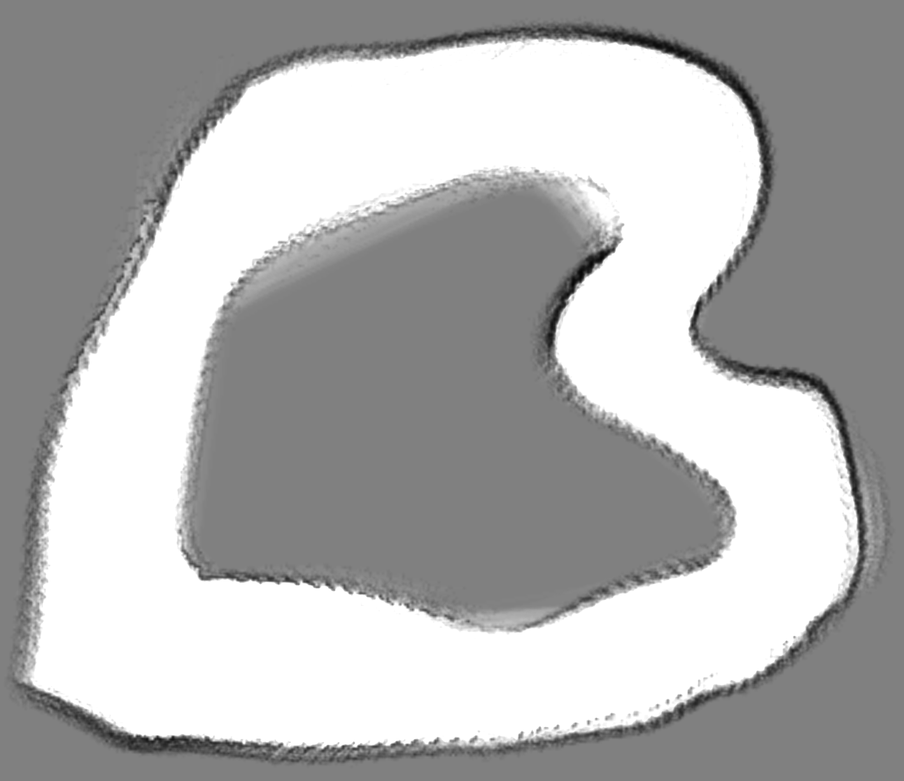
#> input picture maps/map_2025-07-03_15-58-31/map_output.pgm, 904 x 781 px, shrunk from 1420 x 1226 before the run, found by its file name
$ python extract_centerline_v0.py
#> lines starting #> are read from the running program, lines starting #| are printed output that depends on the picture; after the words box and inside, x2 and y2 are one past the last pixel; in counts of white or black regions, pixels touching at a corner belong together
import cv2
import yaml
import numpy as np
import matplotlib.pyplot as plt
from skimage.morphology import skeletonize
from skimage.util import invert

# === CONFIGURAÇÕES ===
map_pgm_path = "./maps/map_2025-07-03_15-58-31/map_output.pgm"
map_yaml_path = "./maps/map_2025-07-03_15-58-31/map_output.yaml"

# === FUNÇÃO: Carrega o mapa e parâmetros ===
def load_map(map_pgm_path, map_yaml_path):

    print(f"[INFO] Carregando mapa de {map_pgm_path} e metadados de {map_yaml_path}")

    with open(map_yaml_path, 'r') as f:
        map_metadata = yaml.safe_load(f)
    resolution = map_metadata['resolution']
    origin = map_metadata['origin']  # [x, y, theta]

    map_img = cv2.imread(map_pgm_path, cv2.IMREAD_GRAYSCALE)
#> map_img is the input picture: shape (781, 904); min 6, max 255, mean 177.7
    if map_img is None:
        raise FileNotFoundError(f"Could not load image at path: {map_pgm_path}")
    _, binary = cv2.threshold(map_img, 250, 255, cv2.THRESH_BINARY)
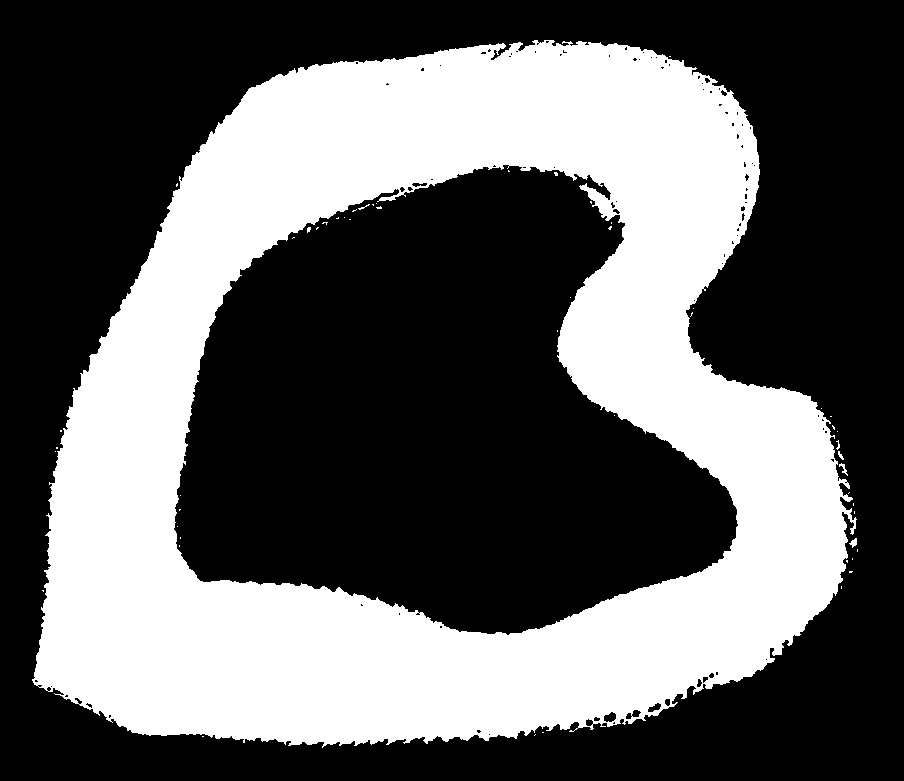
#> binary: shape (781, 904); 38% white; 53 white regions (49 under 20 px)

    # === Mostrar imagem com escala em metros ===
    height, width = map_img.shape
#> height = 781; width = 904
    extent = [
        origin[0],                    # min x (esq)
        origin[0] + width * resolution,  # max x (dir)
        origin[1],                    # min y (baixo)
        origin[1] + height * resolution  # max y (cima)
    ]
#> extent = [-2.61, 1.91, -2.05, 1.85]

    plt.figure(figsize=(10, 10))
    plt.imshow(map_img, cmap='gray', origin='lower', extent=extent)
    plt.xlabel("X (m)")
    plt.ylabel("Y (m)")
    plt.title("Mapa SLAM com escala real")
    plt.grid(True)
    plt.axis("equal")
    plt.show()

    return binary, resolution, origin

# === FUNÇÃO: Extrai skeleton (centerline) ===
def extract_centerline(binary_map):
    kernel = cv2.getStructuringElement(cv2.MORPH_ELLIPSE, (3,3))
    eroded = cv2.erode(binary_map, kernel)

    skeleton = skeletonize(invert(eroded // 255))  # Boolean
    return skeleton

# === FUNÇÃO: Extrai contornos (bordas) ===
def extract_boundaries(binary_map):
    contours, _ = cv2.findContours(binary_map, cv2.RETR_EXTERNAL, cv2.CHAIN_APPROX_SIMPLE)
    plt.figure(figsize=(10, 10))
    plt.imshow(binary_map, cmap='gray', origin='upper')  # origin 'upper' = pixel (0,0) no topo-esquerdo

    for contour in contours:
        contour = contour.reshape(-1, 2)  # (x, y) em pixels
        xs, ys = contour[:, 0], contour[:, 1]
        plt.plot(xs, ys, color='red', linewidth=1)

    plt.title("Contornos da pista (em pixels)")
    plt.xlabel("Coluna (pixel)")
    plt.ylabel("Linha (pixel)")
    plt.axis("equal")
    plt.grid(True)
    plt.show()
    return contours

# === FUNÇÃO: Converte coordenadas (px → mundo) ===
def pixel_to_world(i, j, resolution, origin):
    x = origin[0] + j * resolution
    y = origin[1] + i * resolution
    return (x, y)

# === MAIN ===
binary_map, resolution, origin = load_map(map_pgm_path, map_yaml_path)
#> resolution = 0.005; origin = [-2.61, -2.05, 0]


# Boundaries
contours = extract_boundaries(binary_map)  # Invert: obstáculos a branco
#> in extract_boundaries, `contours, _ = cv2.findContours(binary_map, cv2.RETR_EXTERNAL, cv2.CHAI..`: contours = 28 contours, 25 with area under 20; largest, box (x1, y1, x2, y2) and area: (32, 40, 857, 748) 443942, (849, 538, 857, 548) 32, (839, 463, 848, 476) 22
#> the loop in extract_boundaries, `for contour in contours:` made 28 passes
#> (contour, xs, ys) on passes 1 to 7: ([[202, 736], [203, 736]], [202, 203], [736, 736]), ([[535, 734], [534, 735]], [535, 534], [734, 735]), ([[542, 732], [543, 732]], [542, 543], [732, 732]), ([[42, 590], [43, 591], [43, 590]], [42, 43, 43], [590, 591, 590]), ([[841, 586], [841, 588]], [841, 841], [586, 588]), ([[849, 571], [849, 572], [851, 572], [852, 571]], [849, 849, 851, 852], [571, 572, 572, 571]), ([[846, 560], [846, 561], [847, 562], [847, 560]], [846, 846, 847, 847], [560, 561, 562, 560])
#> (xs, ys) on passes 16, 18, 19, 21, 23, 24: ([55], [451]), ([838, 837, 836, 837, 838, 838, 836, 837, 839, 839, 838], [440, 441, 441, 441, 442, 446, 448, 449, 447, 444, 443]), ([837], [431]), ([832, 832, 833, 833, 834, 834], [425, 426, 427, 428, 429, 427]), ([821], [408]), ([692, 691, 691, 690, 691, 691, 692], [312, 313, 315, 316, 315, 314, 313])
#> in extract_boundaries, `plt.show()`:
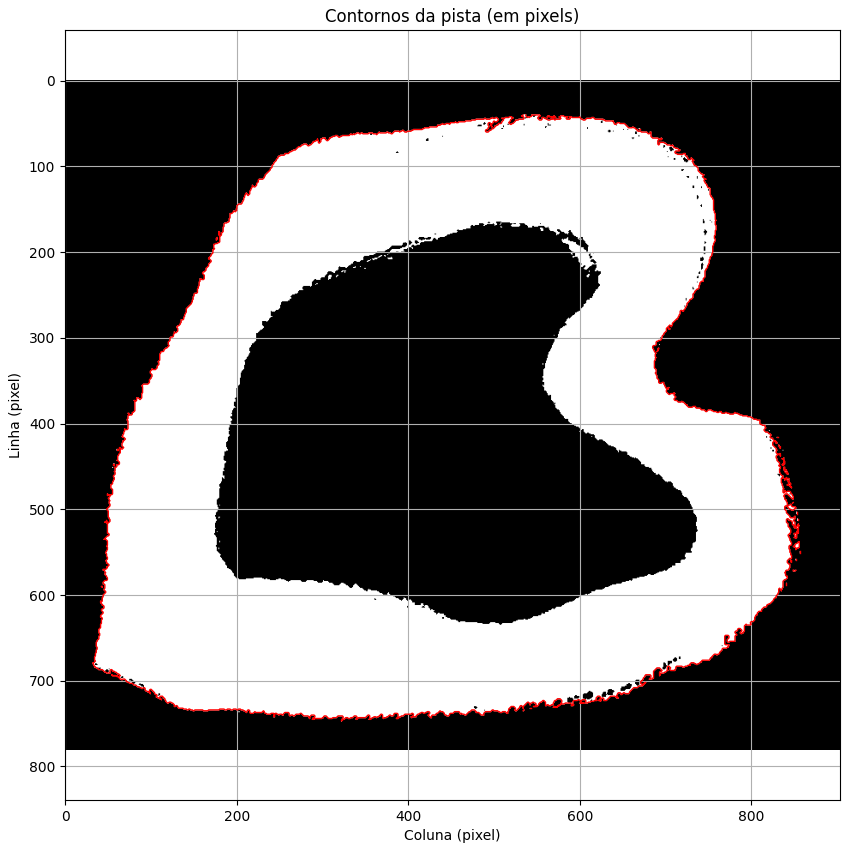
#> figure drawn by matplotlib, 1 panel
boundaries_world = []
for contour in contours:
    contour = contour.reshape(-1, 2)  # Garantir (x, y)
    world_pts = []
    for pt in contour:
        j, i = pt  # (coluna, linha)
        world_pts.append(pixel_to_world(i, j, resolution, origin))
    boundaries_world.append(world_pts)
#> this loop made 28 passes
#> contour on passes 1, 2, 3, 4, 5, 6, 7, 8, 9, 11, 12: [[202, 736], [203, 736]], [[535, 734], [534, 735]], [[542, 732], [543, 732]], [[42, 590], [43, 591], [43, 590]], [[841, 586], [841, 588]], [[849, 571], [849, 572], [851, 572], [852, 571]], [[846, 560], [846, 561], [847, 562], [847, 560]], [[852, 558], [852, 559]], [[857, 549], [857, 551]], [[854, 511], [854, 513]], [[853, 503], [853, 505]]

# === PLOT ===
plt.figure(figsize=(10, 10))
plt.imshow(binary_map, cmap='gray')
#plt.scatter([j for i, j in skeleton_coords_px], [i for i, j in skeleton_coords_px], s=1, c='red', label='Centerline')
for contour in contours:
    contour = contour.squeeze()
    if contour.ndim == 1 and contour.shape[0] == 2:
        plt.plot(contour[0], contour[1], marker='o', color='blue', linewidth=1, label='Boundary')
    elif contour.ndim == 2:
        plt.plot(contour[:,0], contour[:,1], color='blue', linewidth=1, label='Boundary')
#> this loop made 28 passes
#> contour on passes 1, 2, 3, 4, 5, 6, 7, 8, 9, 11, 12, 13: [[202, 736], [203, 736]], [[535, 734], [534, 735]], [[542, 732], [543, 732]], [[42, 590], [43, 591], [43, 590]], [[841, 586], [841, 588]], [[849, 571], [849, 572], [851, 572], [852, 571]], [[846, 560], [846, 561], [847, 562], [847, 560]], [[852, 558], [852, 559]], [[857, 549], [857, 551]], [[854, 511], [854, 513]], [[853, 503], [853, 505]], [[849, 492], [848, 493]]
plt.legend()
plt.title("Centerline and Boundaries")
plt.gca().invert_yaxis()
plt.axis("equal")
plt.show()
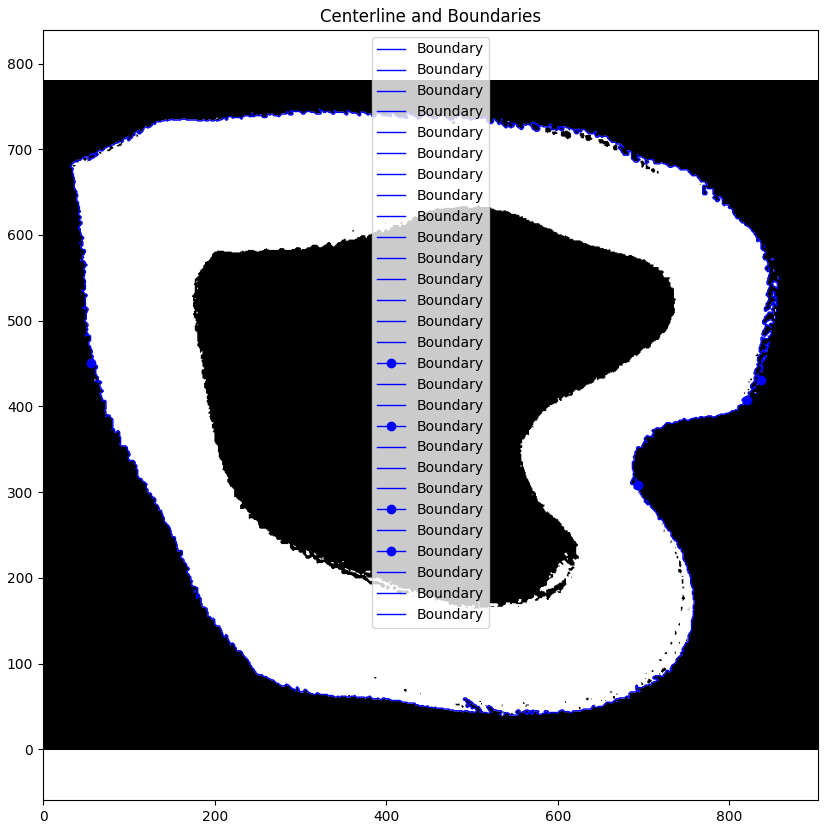
#> figure drawn by matplotlib, 1 panel

# === OUTPUT EXEMPLO ===
#print(f"[INFO] Centerline points (world): {len(centerline_world)}")
#print(f"[INFO] Boundary points (world): {len(boundary_world)}")
